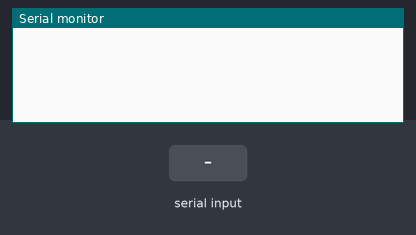
Bench run of a sketch on a simulated Arduino Uno, built with avr-gcc and run on an emulated ATmega328P. On the bench: the last lines printed to the serial monitor. The inputs (shaded band) are chosen by the test bench.

Above: at 1.2 s.
1.3 s: "W" received over Serial
At 1.7 s:
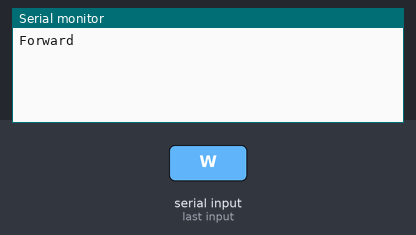
2.8 s: "S" received over Serial
At 4.0 s:
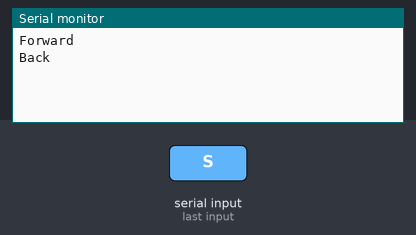
4.3 s: "A" received over Serial
At 5.2 s:
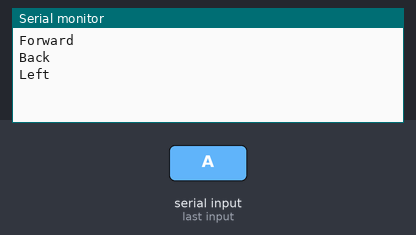
5.8 s: "D" received over Serial
At 6.3 s:
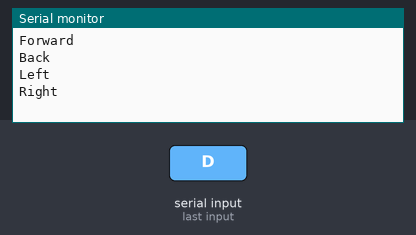

Measured:
- after the input at 1.3 s, the serial monitor: prints a new line at once (image 1)
- after the input at 2.8 s, the serial monitor: prints a new line at once (image 2)
- after the input at 4.3 s, the serial monitor: prints a new line at once (image 3)
- after the input at 5.8 s, the serial monitor: prints a new line at once (image 4)

The sketch:

SerialCommWASD.ino
```cpp
const int ledPin = 13; // the pin that the LED is attached to
int incomingByte;      // a variable to read incoming serial data into

void setup() {
  // initialize serial communication:
  Serial.begin(9600);
  // initialize the LED pin as an output:
}

void loop() {
  // see if there's incoming serial data:
  if (Serial.available() > 0) {
    // read the oldest byte in the serial buffer:
    incomingByte = Serial.read();

    // if it's a capital H (ASCII 72), turn on the LED:
    if (incomingByte == 'W' || incomingByte == 'w') {
      Serial.println("Forward");
    }
    if (incomingByte == 'S' || incomingByte == 's') {
      Serial.println("Back");
    }
    if (incomingByte == 'A' || incomingByte == 'a') {
      Serial.println("Left");
    }
    if (incomingByte == 'D' || incomingByte == 'd') {
      Serial.println("Right");
    }
  }
}
```
